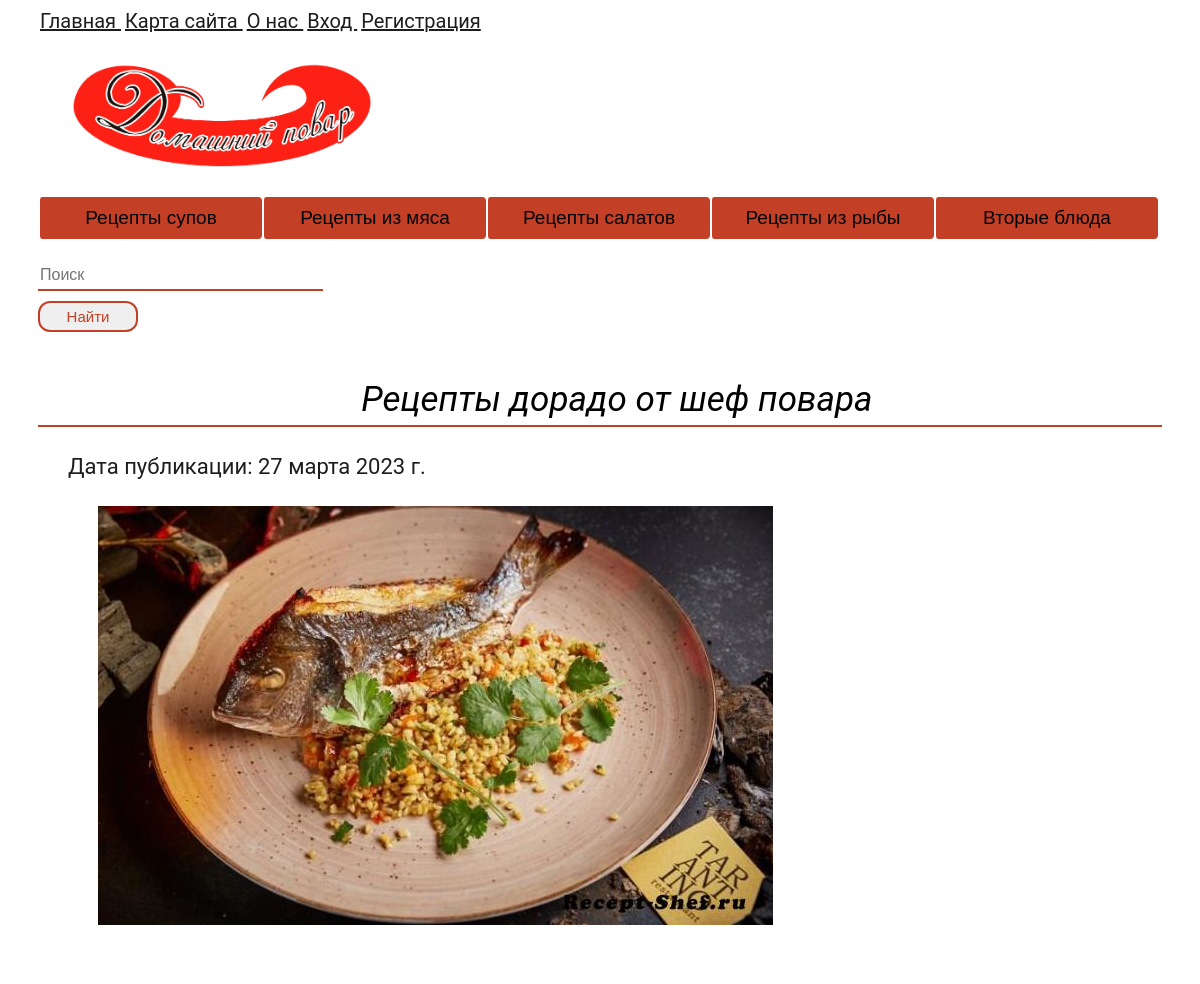
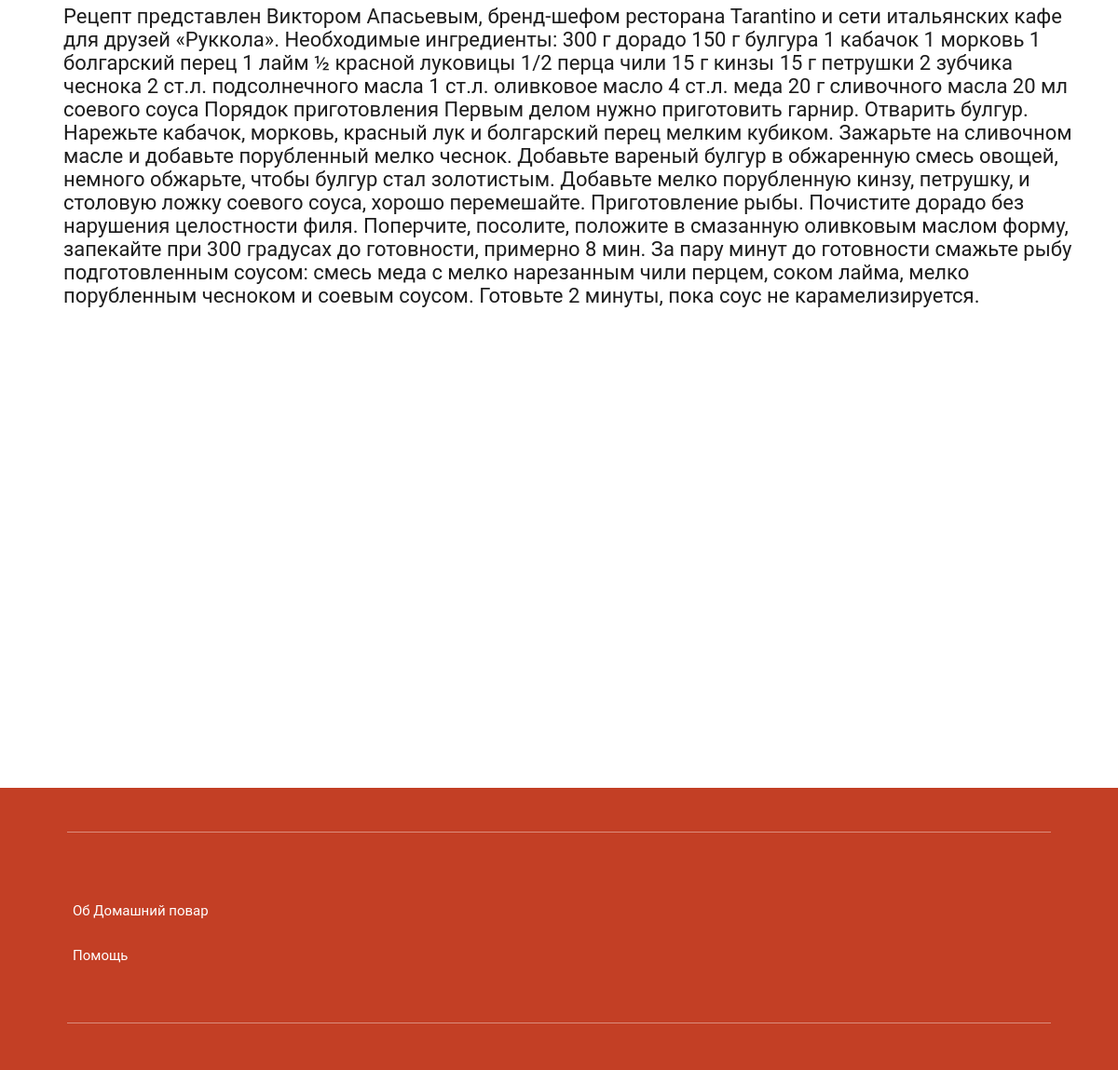
Screenshot of /map/post/2/ with the database file from the repository (2 pictures, top to bottom).
### map/models.py (models this page shows, shortened)
class Heh(models.Model):
    title = models.CharField('Название', max_length=80)
    content = models.TextField(blank=True, null=True, verbose_name="Текст статьи")
    photo = models.ImageField(upload_to="photos/%Y/%m/%d/", null=True, verbose_name="Фото")
    data = models.DateField('Дата публикации')
    cat_id = models.ForeignKey('Category', on_delete=models.PROTECT, null=True, verbose_name="Категории")
    class Meta:
        verbose_name = 'Рецепт'
        verbose_name_plural = 'Рецепты блюд от шеф-поваро'
        ordering = ['id']

### map/views.py (the view)
# urls.py: path('post/<int:post_id>/', views.show_post, name='post'),
def show_post(request, post_id):
    post = get_object_or_404(Heh, pk=post_id)
    return render(request, 'map/post.html', {'post': post, 'cat_selected': post.cat_id,})

### map/templates/map/post.html (shortened to what this page needs)
{% extends 'main/layout.html' %}
{% block content %}
<div class="tovar">
    <div class="container">
            <p style="font-size:35px;" class="tovar__main">{{ post.title }}</p>
            <div class="tovar__line"></div>
            <div class="recept">
                <p>Дата публикации: {{ post.data }}</p>
                <p><img  class="recept" src='{{ post.photo.url }}'></p>
                <p class="recept">{{post.content | linebreaks}}</p>
            </div>
        </div>
    </div>
{% endblock %}

### main/static/main/css/1style.css (style rules this page uses)
.recept { padding: 5px; color: #1D1D1D; font-size: 22px; text-align: left; padding-left:30px }
body { margin: 0; padding: 0; font-family: 'Roboto', sans-serif; }
.tovar { display: flex; justify-content: center; padding-bottom: 89px; margin-top: 100px; }
.tovar__main { font-style: italic; font-size: 16px; text-align: center; }
.tovar__line { border-top: none; border-left: none; border-right: none; border-bottom: 2px solid rgb(195, 63, 37); padding-bottom: 5px; font-size: 16px; }
.tovar .container > p { font-size: 22px; margin-top: -111px; margin-left: 3%; margin-bottom: 0; }
.container { max-width: 1124px; width: 1124px; }
.tovar { margin-top: 150px; }

### rows the page displays
Heh: title "Рецепты дорадо от шеф повара", data "27 марта 2023 г.", photo (picture), content "Рецепт представлен Виктором Апасьевым, бренд-шефом ресторана Tarantino и сети итальянских кафе для друзей «Руккола». Необходимые ингредиенты: 300 г дорадо 150 г булгура 1 кабачок 1 морковь 1 болгарский перец 1 лайм ½ красной луковицы 1/2 перца чили 15 г кинзы 15 г петрушки 2 зубчика чеснока 2 ст.л. подсолнечного масла 1 ст.л. оливковое масло 4 ст.л. меда 20 г сливочного масла 20 мл соевого соуса Порядок приготовления Первым делом нужно приготовить гарнир. Отварить булгур. Нарежьте кабачок, морковь, красный лук и болгарский перец мелким кубиком. Зажарьте на сливочном масле и добавьте порубленный мелко чеснок. Добавьте вареный булгур в обжаренную смесь овощей, немного обжарьте, чтобы булгур…"
